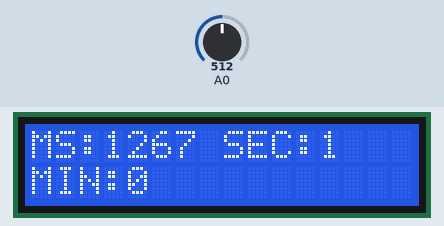
This sketch was run on a simulated Arduino Uno, built with avr-gcc and run on an emulated ATmega328P. On the bench: 16×2 character LCD. Inputs (shaded band) come from the test bench; at power-on: A0 = 512.

Above: at 1.28 s.
1.3 s: A0 set to 661
At 2.3 s:
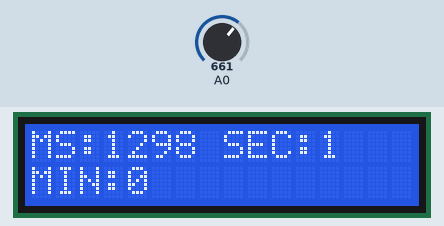
At 7.5 s:
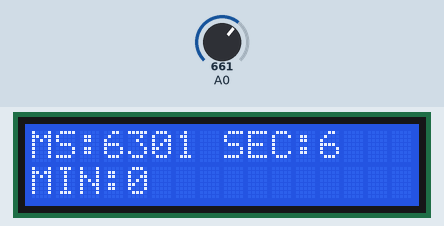
Timing chart, 0 to 8.8 s (numbered marks = the images above; inputs shaded):
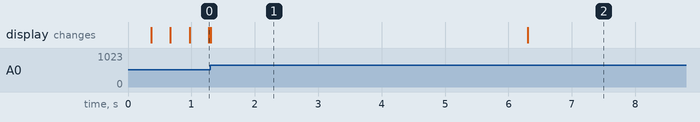

Measured:
- what the display in image 1 shows lasts 5.0 s, from 1.3 s to 6.3 s

The sketch:

Stopwatch.ino
```cpp
//Project 26 StopWatch
#include <LiquidCrystal.h>
LiquidCrystal lcd(8, 9, 4, 5, 6, 7);        // select the pins used on the LCD panel
#define SELECT  4
#define NONE 5
int adc_key_in = 0;
int lcd_key = 0;
long offset = 0;

int read_LCD_buttons(){               // read the buttons
    adc_key_in = analogRead(0);       // read sensor value

    if (adc_key_in < 850 && adc_key_in > 651)  return SELECT;

    else return NONE;
}

void setup(){
    lcd.begin(16, 2);                       // start the library
}

void loop(){
    lcd.setCursor(0, 0);                   // set the LCD cursor position
    long ms = millis();
    int sec = ms/1000;
    int min = sec / 60;
    unsigned long  finalms;

    // print the results to the lcd
    lcd.print("MS:");
    lcd.print(ms);
    lcd.print(" SEC:");
    lcd.print(sec);
    lcd.setCursor(0, 1);
    lcd.print("MIN:");
    lcd.print(min);

    lcd_key = read_LCD_buttons();

        switch (lcd_key){
            case SELECT:{
                delay(5000);
                offset+=5000;
                break;
                }
                case NONE:{
                    break;
                }
            }
     }
```
